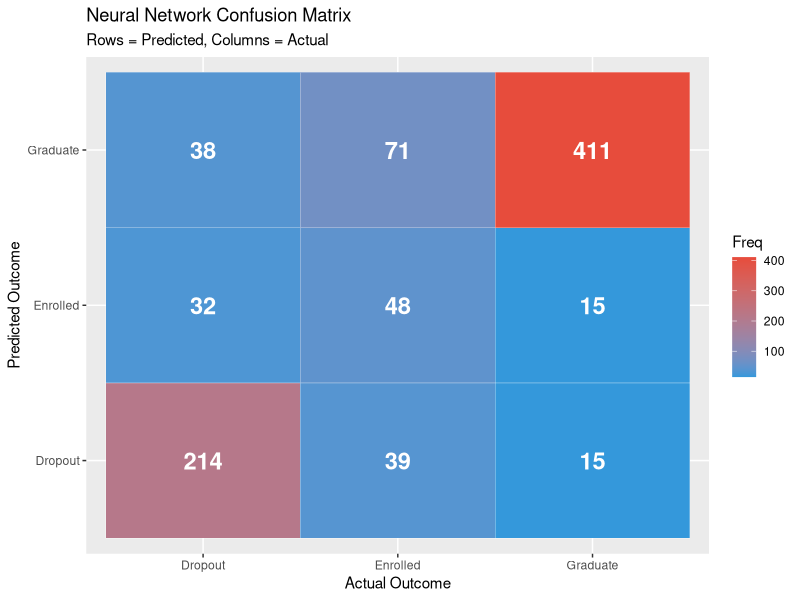
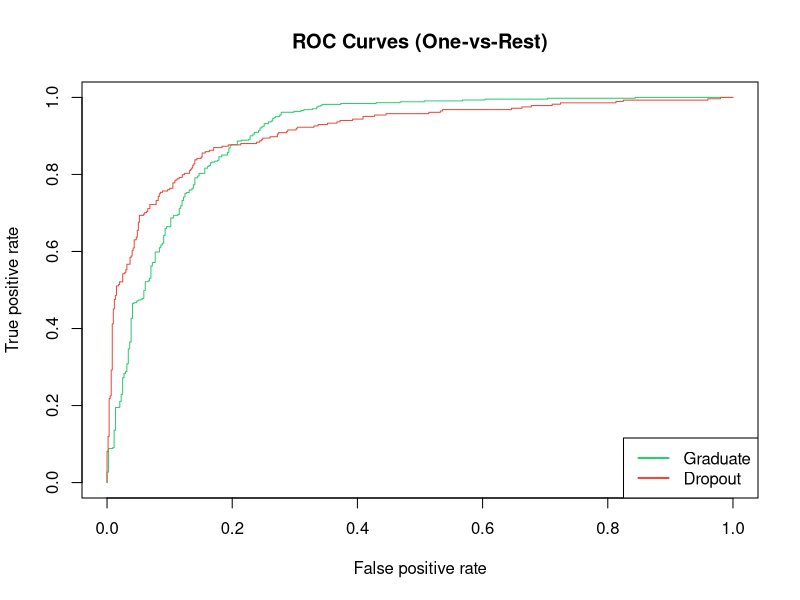

Generate these figures, in order, with R:
## ---- chunk 1
knitr::opts_chunk$set(
  echo = TRUE,           # Show code by default (can be hidden with code_folding in HTML)
  message = FALSE,       # Hide package loading messages
  warning = FALSE,       # Hide warnings
  fig.width = 10,
  fig.height = 6,
  fig.align = "center"
)

# Load required libraries
library(tidyverse)
library(caret)
library(nnet)
library(ROCR)

## ---- chunk 2
# Note: When pasting into final_report_ml1_group.rmd, remove this line (data already loaded)
data <- read.csv("../../data/preprocessed_data.csv", stringsAsFactors = TRUE)

# Keep all three outcome classes so NN addresses the same business question
data$Target <- factor(data$Target, levels = c("Dropout", "Enrolled", "Graduate"))

# Selected features
nn_features <- c(
  "Curricular.units.1st.sem..approved.",
  "Curricular.units.1st.sem..grade.",
  "Curricular.units.2nd.sem..approved.",
  "Curricular.units.2nd.sem..grade.",
  "Tuition.fees.up.to.date",
  "Scholarship.holder",
  "Age.at.enrollment",
  "Admission.grade",
  "Debtor"
)

# Create modeling dataset
nn_model_data <- data %>%
  select(all_of(nn_features), Target) %>%
  na.omit()

# Scaling (important for neural networks)
numeric_cols <- sapply(nn_model_data, is.numeric)
nn_model_data[, numeric_cols] <- scale(nn_model_data[, numeric_cols])

cat("Dataset size:", nrow(nn_model_data), "students\n") # cat() is R function that prints text to console in  single line
cat("Class distribution:\n")
table(nn_model_data$Target) # counts how many records fall into each target class to preview
## ---- chunk 3
set.seed(123)
train_idx <- createDataPartition(nn_model_data$Target, p = 0.8, list = FALSE) # not using runif(nrow(GermanCredit)) < 0.8 simply to sample ~80% of rows without worrying about class balance
train_nn <- nn_model_data[train_idx, ]
test_nn <- nn_model_data[-train_idx, ]

cat("Training set:", nrow(train_nn), "samples\n")
cat("Test set:", nrow(test_nn), "samples\n")
## ---- chunk 4
# Train neural network with one hidden layer (Lab 1 style)
# size = number of hidden units, decay = regularization parameter
nn_model <- nnet(
  Target ~ .,
  data = train_nn,
  size = 10,        # 10 hidden units
  decay = 0.01,     # Regularization
  maxit = 500,      # Maximum iterations
  trace = FALSE     # Don't print training progress
)

cat("Model trained successfully!\n")
cat("Hidden units:", nn_model$n[2], "\n")
cat("Weights:", length(nn_model$wts), "\n")
## ---- chunk 5
# Predictions on test set (Lab 1 style: type = "class" returns predicted labels)
pred_nn_class <- predict(nn_model, newdata = test_nn, type = "class")

# Confusion matrix (similar to Lab 1's table() but with more metrics)
conf_matrix <- confusionMatrix(
  as.factor(pred_nn_class),
  test_nn$Target
)

print(conf_matrix)
## ---- chunk 6
cat("=== Neural Network Performance (macro-averaged) ===\n\n")
cat("Accuracy:", round(conf_matrix$overall["Accuracy"], 3), "\n")

# For multi-class, byClass is a matrix with one row per class
by_class <- conf_matrix$byClass
cat("Precision (macro):", round(mean(by_class[,"Precision"], na.rm = TRUE), 3), "\n")
cat("Recall (macro):", round(mean(by_class[,"Recall"], na.rm = TRUE), 3), "\n")
cat("F1-Score (macro):", round(mean(by_class[,"F1"], na.rm = TRUE), 3), "\n")
cat("Balanced Accuracy:", round(mean(by_class[,"Balanced Accuracy"], na.rm = TRUE), 3), "\n")
## ---- chunk 7
# Create confusion matrix dataframe for ggplot
cm_df <- as.data.frame(conf_matrix$table)
names(cm_df) <- c("Prediction", "Reference", "Freq")

# Plot heatmap (similar visualization style to Lab 1's manual table inspection)
ggplot(cm_df, aes(x = Reference, y = Prediction, fill = Freq)) +
  geom_tile(color = "white") +
  geom_text(aes(label = Freq), size = 6, color = "white", fontface = "bold") +
  scale_fill_gradient(low = "#3498DB", high = "#E74C3C") +
  labs(title = "Neural Network Confusion Matrix",
       subtitle = "Rows = Predicted, Columns = Actual",
       x = "Actual Outcome", y = "Predicted Outcome") +
  theme(legend.position = "right")
## ---- chunk 8
# Get predicted probabilities for ROC analysis (same "raw" output used in Lab 1)
pred_probs <- predict(nn_model, newdata = test_nn, type = "raw")

# Graduate vs. rest (one-vs-rest, same ROCR workflow as Lab 1)
pred_graduate <- prediction(pred_probs[, "Graduate"], test_nn$Target == "Graduate")
perf_graduate <- performance(pred_graduate, "tpr", "fpr")
auc_graduate <- performance(pred_graduate, "auc")@y.values[[1]]

# Dropout vs. rest
pred_dropout <- prediction(pred_probs[, "Dropout"], test_nn$Target == "Dropout")
perf_dropout <- performance(pred_dropout, "tpr", "fpr")
auc_dropout <- performance(pred_dropout, "auc")@y.values[[1]]

cat("AUC for Graduate vs. Rest:", round(auc_graduate, 3), "\n")
cat("AUC for Dropout vs. Rest:", round(auc_dropout, 3), "\n")

# Plot ROC curves with ROCR
plot(perf_graduate, col = "#2ecc71", main = "ROC Curves (One-vs-Rest)")
plot(perf_dropout, add = TRUE, col = "#e74c3c")
legend("bottomright", legend = c("Graduate", "Dropout"),
       col = c("#2ecc71", "#e74c3c"), lwd = 2)
